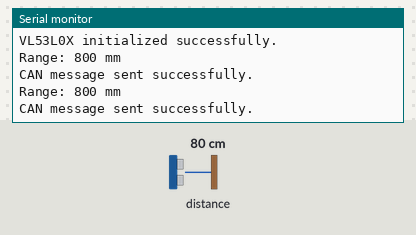
A sketch run on a simulated Arduino Uno, built with avr-gcc and run on an emulated ATmega328P. Parts: the last lines printed to the serial monitor. Inputs (shaded band) come from the test bench; at power-on: distance to the obstacle 80 cm.

Above: at 1.8 s.
1.9 s: distance to the obstacle set to 2 cm
At 3.0 s:
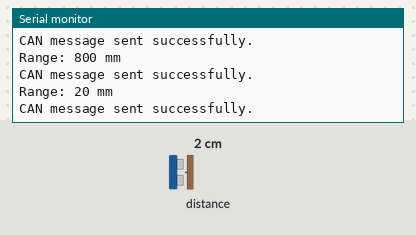
3.4 s: distance to the obstacle set to 4 cm
At 4.8 s:
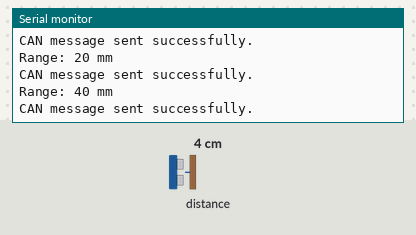
Timing chart, 0 to 6.4 s (numbered marks = the images above; inputs shaded):
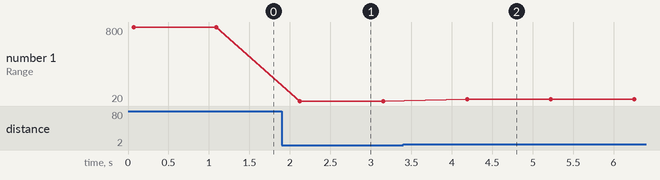

The sketch:

Continuous.ino
```cpp
#include <Wire.h>
#include <VL53L0X.h>
#include <CAN.h>

VL53L0X sensor;

// Device and Sensor Configuration
const uint8_t DEVICE_ADDRESS = 0x03;       // Unique ID for this sensor node
const uint8_t SENSOR_TYPE_VL53L0X = 0x03;  // Identifier for VL53L0X Sensor
const uint8_t DATA_PARAMETERS = 0x01;      // Number of data parameters (1: Range)

// CAN Configuration
const uint32_t CAN_ID = 0x300;             // CAN ID for VL53L0X
const uint8_t CAN_DATA_LENGTH = 8;         // Length of CAN data in bytes

// Diagnostic Flags
uint8_t firmwareFlags = 0x01;              // Firmware version 1
uint8_t hardwareFlags = 0x00;              // Initialize hardware flags

// Function to calculate checksum
uint8_t calculateChecksum(uint8_t data[], uint8_t length) {
    uint16_t sum = 0;
    for (uint8_t i = 0; i < length; i++) {
        sum += data[i];
    }
    return (uint8_t)(sum & 0xFF);
}

void setup()
{
    Serial.begin(9600);
    while (!Serial) {
        ; // Wait for Serial to initialize
    }

    Wire.begin();

    // Initialize CAN bus at 500 kbps
    if (!CAN.begin(500E3)) { // 500 kbps
        Serial.println("CAN bus initialization failed.");
        while (1); // Halt if CAN initialization fails
    }

    Serial.println("CAN bus initialized successfully.");

    sensor.setTimeout(500);
    if (!sensor.init())
    {
        Serial.println("Failed to detect and initialize VL53L0X!");
        hardwareFlags |= 0x01; // Set hardware error flag
        while (1) {}
    }

    // Start continuous back-to-back mode
    sensor.startContinuous();

    Serial.println("VL53L0X initialized successfully.");
}

void loop()
{
    uint16_t range = sensor.readRangeContinuousMillimeters();
    bool timeout = sensor.timeoutOccurred();

    // Output the results to Serial for debugging
    Serial.print("Range: ");
    Serial.print(range);
    Serial.print(" mm");
    if (timeout) { Serial.print(" TIMEOUT"); }
    Serial.println();

    // Update diagnostic flags based on sensor status
    updateDiagnosticFlags(range, timeout);

    // Prepare CAN frame data
    uint8_t canData[8] = {0}; // Initialize all bytes to 0

    // Assign Device Address, Sensor Type, and Data Parameters
    canData[0] = DEVICE_ADDRESS;
    canData[1] = SENSOR_TYPE_VL53L0X;
    canData[2] = DATA_PARAMETERS;

    // Assign Range Data (big-endian)
    canData[3] = highByte(range);
    canData[4] = lowByte(range);

    // Assign Firmware and Hardware Flags
    canData[5] = firmwareFlags;
    canData[6] = hardwareFlags;

    // Calculate checksum for bytes 0-6
    canData[7] = calculateChecksum(canData, 7);

    // Send the CAN frame
    CAN.beginPacket(CAN_ID);
    CAN.write(canData, CAN_DATA_LENGTH); // Write the 8 bytes
    if (CAN.endPacket()) {
        Serial.println("CAN message sent successfully.");
    } else {
        Serial.println("Error sending CAN message.");
    }

    delay(1000);
}

// Function to update diagnostic flags based on sensor status
void updateDiagnosticFlags(uint16_t range, bool timeout)
{
    // Set hardware flag if timeout occurs
    if (timeout) {
        hardwareFlags |= 0x02; // Set bit 1 to indicate timeout
    } else {
        hardwareFlags &= ~0x02; // Clear bit 1
    }

    // Set firmware flag if range exceeds a threshold
    if (range > 2000) {
        firmwareFlags |= 0x04; // Set bit 2 to indicate range exceeds threshold
    } else {
        firmwareFlags &= ~0x04; // Clear bit 2
    }
}
```

Measured:
- after the input at 1.9 s, the serial monitor: prints a new line after 0.22 s (image 1)
- after the input at 3.4 s, the serial monitor: prints a new line after 0.79 s (image 2)
- plotted number 1: 800 → 20 after the input at 1.9 s, 20 → 40 after the input at 3.4 s
